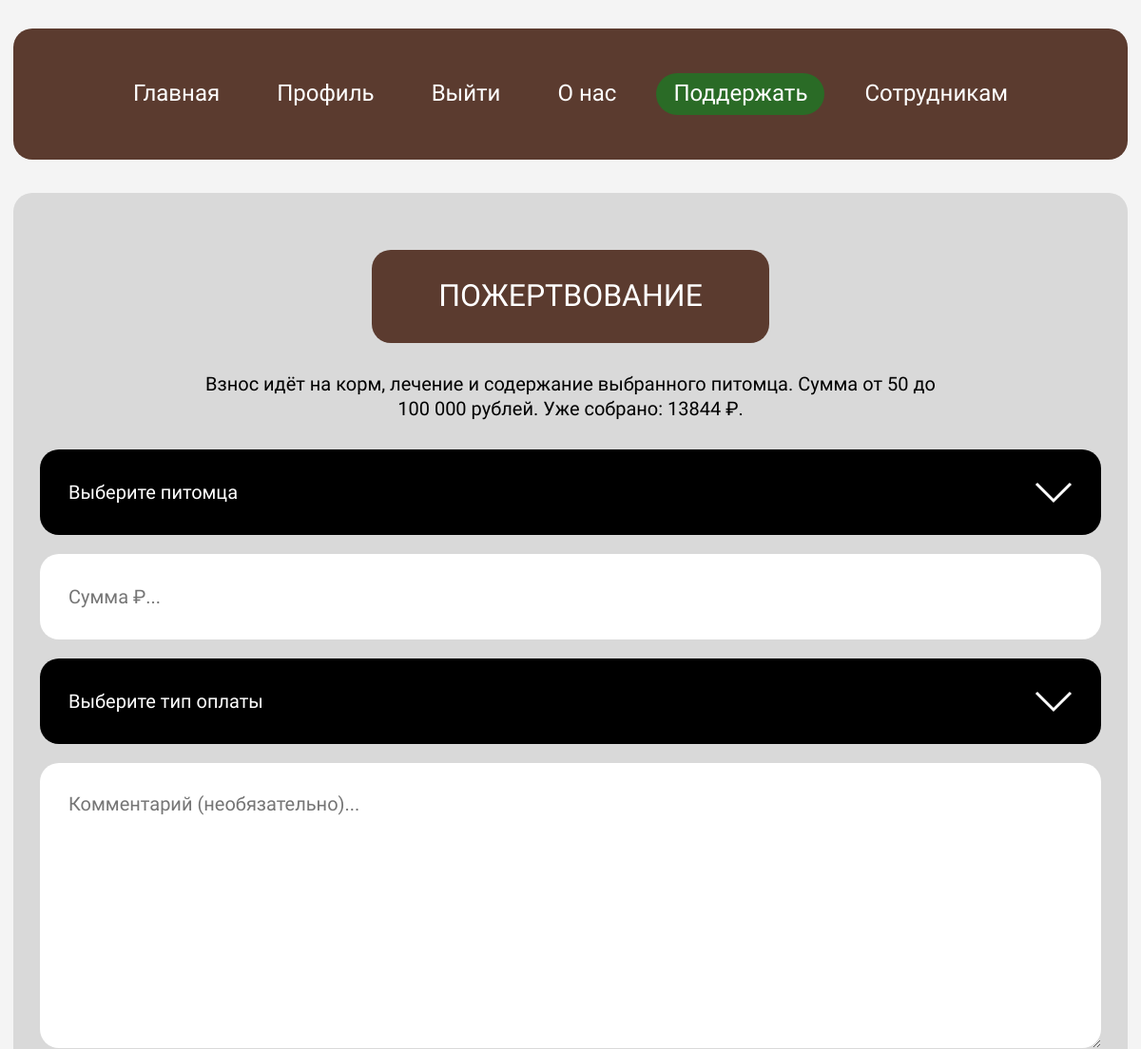
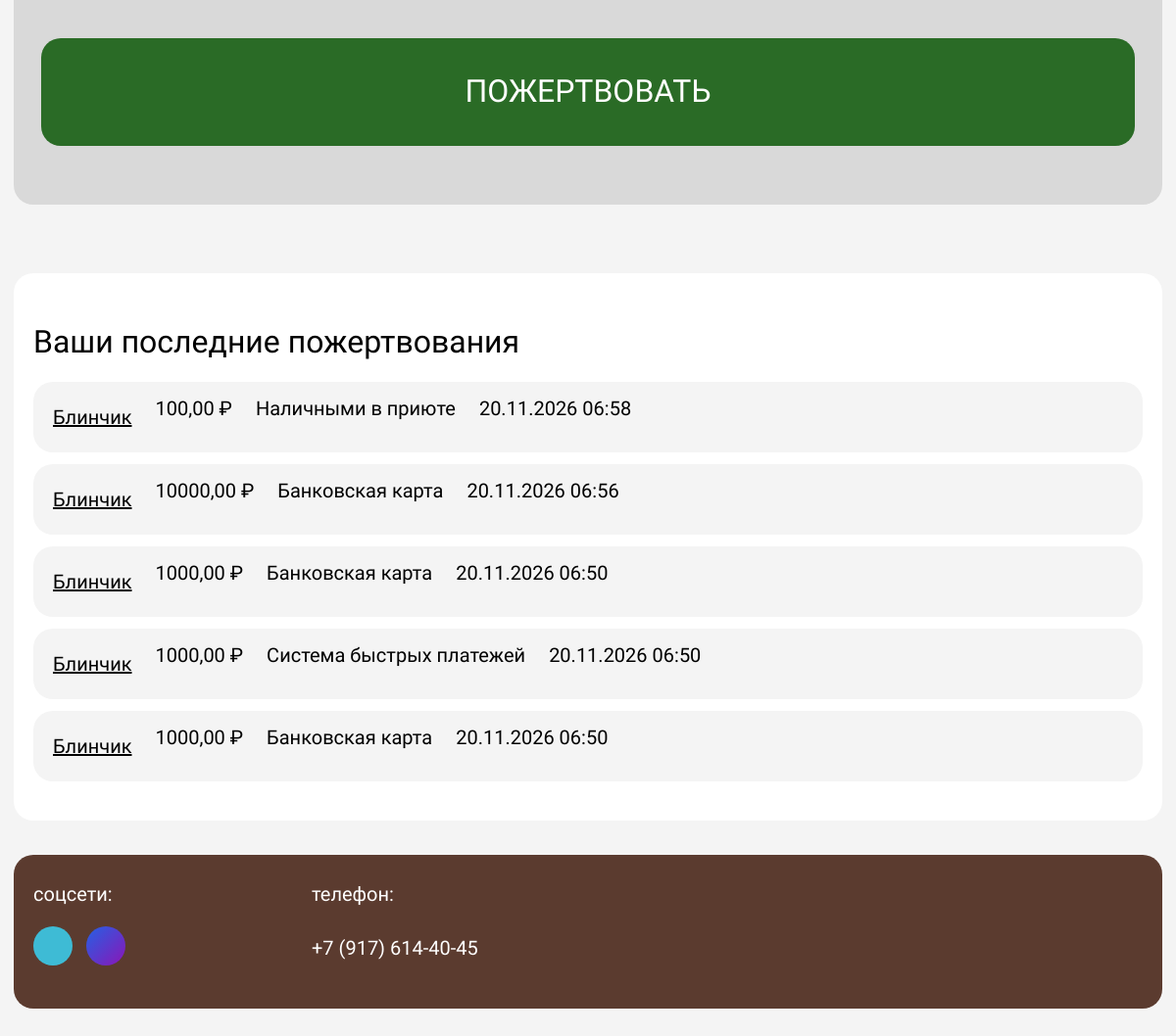
The app's page /donate/ (signed in) with its own data (2 pictures, top to bottom).
### app/models.py (models this page shows, shortened)
class SponsorshipPayment(models.Model):
    PAYMENT_CHOICES = [
        ('card', 'Банковская карта'),
        ('sbp', 'Система быстрых платежей'),
        ('cash', 'Наличными в приюте'),
    ]
    sponsor = models.ForeignKey(
        settings.AUTH_USER_MODEL, on_delete=models.CASCADE,
        related_name='sponsorship_payments', verbose_name='Опекун'
    )
    pet = models.ForeignKey(
        Pet, on_delete=models.CASCADE, related_name='sponsorships', verbose_name='Питомец'
    )
    amount = models.DecimalField('Сумма взноса (руб.)', max_digits=10, decimal_places=2)
    payment_type = models.CharField('Тип оплаты', max_length=10, choices=PAYMENT_CHOICES, default='card')
    comment = models.TextField('Комментарий', blank=True)
    payment_date = models.DateTimeField(auto_now_add=True, verbose_name='Дата платежа')
    class Meta:
        verbose_name = 'Опекунский взнос'
        verbose_name_plural = 'Опекунские взносы'
        ordering = ['-payment_date']
        constraints = [
            models.CheckConstraint(condition=Q(amount__gt=0), name='sponsorship_amount_gt_0'),
        ]

class Pet(models.Model):
    STATUS_CHOICES = [
        ('available', 'Доступен'),
        ('quarantine', 'На карантине'),
        ('treatment', 'На лечении'),
        ('reserved', 'Забронирован'),
        ('adopted', 'Обрёл дом'),
    ]
    GENDER_CHOICES = [('male', 'Мальчик'), ('female', 'Девочка')]
    SPECIES_CHOICES = [('dog', 'Собака'), ('cat', 'Кошка'), ('other', 'Другое')]
    name = models.CharField('Кличка', max_length=100)
    species = models.CharField('Вид', max_length=20, choices=SPECIES_CHOICES)
    breed = models.CharField('Порода', max_length=100, blank=True)
    age = models.PositiveSmallIntegerField('Возраст (полных лет)')
    gender = models.CharField('Пол', max_length=10, choices=GENDER_CHOICES)
    status = models.CharField('Статус', max_length=20, choices=STATUS_CHOICES, default='available')
    description = models.TextField('История и характер', blank=True)
    photo = models.ImageField(
        'Фотография',
        upload_to='pets/',
        blank=True,
        validators=[validate_image_file]
    )
    volier = models.ForeignKey(
        Volier, on_delete=models.SET_NULL, null=True, blank=True,
        related_name='pets', verbose_name='Вольер',
    )
    admission_date = models.DateField('Дата поступления', auto_now_add=True)
    sponsors = models.ManyToManyField(
        settings.AUTH_USER_MODEL, through='SponsorshipPayment',
        related_name='sponsored_pets', verbose_name='Опекуны',
    )
    def __str__(self):
        return f'{self.name} ({self.get_species_display()}, {self.get_status_display()})'
    class Meta:
        verbose_name = 'Питомец'
        verbose_name_plural = 'Питомцы'
        ordering = ['-admission_date', 'name']
        constraints = [
            models.CheckConstraint(condition=Q(age__gte=0) & Q(age__lte=40), name='pet_age_0_40'),
        ]

### app/views.py (the view, shortened to what this page needs)
# urls.py: path("donate/", views.donate, name="donate"),
def donate(request):
    total = SponsorshipPayment.objects.aggregate(total=Sum("amount"))["total"]
    context = {"total": total}
    if request.user.is_authenticated:
        form = DonateForm(request.POST or None)
        context["form"] = form
        context["payments"] = SponsorshipPayment.objects.filter(
            sponsor=request.user
        ).select_related("pet")[:10]
    return render(request, "donate.html", context)

### app/forms.py
class DonateForm(StyledFormMixin, forms.ModelForm):
    pet = forms.ModelChoiceField(
        label='Питомец', queryset=Pet.objects.exclude(status='adopted'), empty_label='Выберите питомца',
    )
    amount = forms.IntegerField(
        label='Сумма взноса, ₽', min_value=50, max_value=100000,
        error_messages={'invalid': 'Введите целое число рублей, например 500.'},
        widget=forms.NumberInput(attrs={'min': 50, 'max': 100000, 'step': 1, 'placeholder': 'Сумма ₽...'}),
    )
    payment_type = forms.ChoiceField(
        label='Тип оплаты', choices=[('', 'Выберите тип оплаты')] + SponsorshipPayment.PAYMENT_CHOICES,
    )
    comment = forms.CharField(
        label='Комментарий', required=False, max_length=500,
        widget=forms.Textarea(attrs={'rows': 8, 'placeholder': 'Комментарий (необязательно)...'}),
    )
    class Meta:
        model = SponsorshipPayment
        fields = ('pet', 'amount', 'payment_type', 'comment')
    def __init__(self, *args, **kwargs):
        super().__init__(*args, **kwargs)
        self._style_fields()
        for name in ('pet', 'payment_type'):
            self.fields[name].widget.attrs['class'] += ' field__input--select'

### app/forms.py (called while the page is built)
    def _style_fields(self):
        for field in self.fields.values():
            css = 'field__input'
            if isinstance(field.widget, forms.Textarea):
                css += ' field__input--area'
            field.widget.attrs['class'] = css

### app/templates/donate.html (shortened to what this page needs)
{% extends 'base.html' %}
{% block content %}
<section class="donate" aria-labelledby="donate-title">
    <h1 class="donate__title" id="donate-title">Пожертвование</h1>
    <p class="donate__text">Взнос идёт на корм, лечение и содержание выбранного питомца. Сумма от 50 до 100 000 рублей.{% if total %} Уже собрано: {{ total|floatformat:0 }} ₽.{% endif %}</p>
    {% if form %}
    <form class="donate__form" method="post" action="{% url 'donate' %}" novalidate data-validate>
        {% for field in form %}
        <div class="field">
            {{ field }}
        </div>
        {% endfor %}
        <button class="donate__submit" type="submit">Пожертвовать</button>
    </form>
    {% else %}
    <p class="donate__text">Чтобы сделать пожертвование, <a href="{% url 'login' %}?next={% url 'donate' %}">войдите</a> или <a href="{% url 'register' %}">зарегистрируйтесь</a>.</p>
    {% endif %}
</section>
{% if form %}
<section class="page-block page-block--auto" aria-labelledby="payments-title">
    <h2 class="profile__subtitle" id="payments-title">Ваши последние пожертвования</h2>
    {% if payments %}
    <ul class="profile__list">
        {% for payment in payments %}
        <li class="profile__item">
            <a href="{% url 'pet_detail' payment.pet.pk %}">{{ payment.pet.name }}</a>
            <span>{{ payment.amount|floatformat:2 }} ₽</span>
            <span>{{ payment.get_payment_type_display }}</span>
            <span>{{ payment.payment_date|date:"d.m.Y H:i" }}</span>
        </li>
        {% endfor %}
    </ul>
    {% else %}
    <p>Вы пока не делали пожертвований.</p>
    {% endif %}
</section>
{% endif %}
{% endblock %}

### app/static/css/style.css (style rules this page uses)
:root { --color-bg: #f4f4f4; --color-white: #ffffff; --color-black: #000000; --color-brown: #5b3b2f; --color-green: #4cbb70; --color-green-dark: #2a6b26; --color-telegram: #3ebbd5; --color-whatsapp: #00ff37; --color-blue: #2461e4; --color-purple: #8c15b7; --color-error: #b00020; --radius: 20px; --gap-section: 35px; --gutter: 14px; --container: 1340px; --tap: 44px; --font: "Golos Text", system-ui, -apple-system, "Segoe UI", Roboto, Arial, sans-serif; --fs-h1: 40px; --fs-h2: 32px; --fs-h3: 24px; --fs-text: 20px; }
*, *::before, *::after { box-sizing: border-box; }
body { margin: 0; background: var(--color-bg); color: var(--color-black); font-family: var(--font); font-size: var(--fs-text); line-height: 1.3; }
ul { margin: 0; padding: 0; list-style: none; }
h1, h2, h3, p, dl, dd { margin: 0; }
a { color: inherit; }
.field { display: flex; flex-direction: column; gap: 6px; }
.field__input { width: 100%; min-height: 56px; padding: 0 20px; border: 1px solid var(--color-black); border-radius: var(--radius); background: var(--color-white); font: inherit; font-size: var(--fs-text); }
.field__input--area { min-height: 120px; padding: 14px 20px; resize: vertical; }
.page-block.page-block--auto { min-height: 0; margin-top: var(--gap-section); }
.donate { display: flex; flex-direction: column; align-items: center; gap: 30px; padding: 60px 20px; background: #d9d9d9; border-radius: var(--radius); }
.donate__title { padding: 28px 70px; border-radius: var(--radius); background: var(--color-brown); color: var(--color-white); font-size: var(--fs-h2); font-weight: 400; text-align: center; text-transform: uppercase; }
.donate__text { max-width: 800px; text-align: center; }
.donate__form { display: flex; flex-direction: column; gap: 20px; width: min(1116px, 100%); }
.donate__form .field__input { min-height: 90px; padding: 0 30px; border: 0; border-radius: var(--radius); }
.donate__form .field__input--area { min-height: 300px; padding: 30px; }
.donate__form .field__input--select { appearance: none; padding-right: 80px; color: var(--color-white); }
.donate__form .field__input--select option { background: var(--color-white); color: var(--color-black); }
.donate__submit { min-height: 110px; margin-top: 20px; border: 0; border-radius: var(--radius); background: var(--color-green-dark); color: var(--color-white); font: inherit; font-size: var(--fs-h2); text-transform: uppercase; cursor: pointer; }
.page-block { display: flex; flex-direction: column; gap: 20px; min-height: 400px; padding: 40px 20px; background: var(--color-white); border-radius: var(--radius); }
.profile__subtitle { margin-top: 10px; font-size: var(--fs-h2); font-weight: 400; }
.profile__list { display: flex; flex-direction: column; gap: 12px; }
.profile__item { display: flex; flex-wrap: wrap; gap: 8px 24px; padding: 14px 20px; background: var(--color-bg); border-radius: var(--radius); }
.profile__item a { display: inline-flex; align-items: center; min-height: var(--tap); }

### records on screen
SponsorshipPayment: pet.name "Блинчик", amount "100,00", payment_type "Наличными в приюте", payment_date "20.11.2026 06:58"
SponsorshipPayment: pet.name "Блинчик", amount "10000,00", payment_type "Банковская карта", payment_date "20.11.2026 06:56"
SponsorshipPayment: pet.name "Блинчик", amount "1000,00", payment_type "Банковская карта", payment_date "20.11.2026 06:50"
SponsorshipPayment: pet.name "Блинчик", amount "1000,00", payment_type "Система быстрых платежей", payment_date "20.11.2026 06:50"
SponsorshipPayment: pet.name "Блинчик", amount "1000,00", payment_type "Банковская карта", payment_date "20.11.2026 06:50"

### other values on screen
{{ total|floatformat:0 }} "13844"
